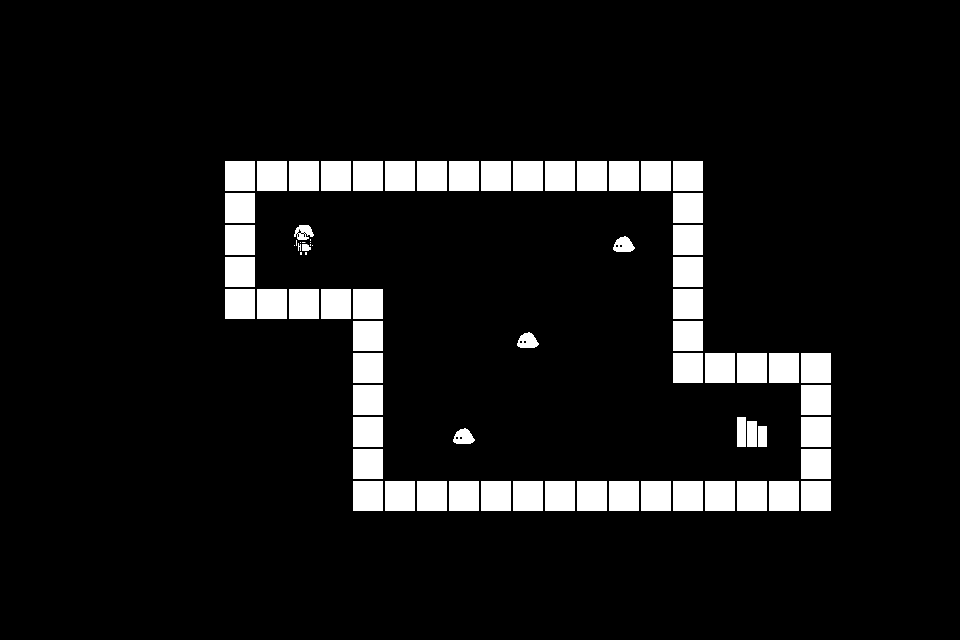

Tiled map render using the project's own tile images. Description and the whole map definition, tile-layer contents included, below:
An orthogonal 30x20 tile map with 32x32 px tiles, 3 tile layers (Tile Layer 1, Tile Layer 2, Tile Layer 3).

<map version="1.10" tiledversion="1.11.0" orientation="orthogonal" renderorder="right-down" width="30" height="20" tilewidth="32" tileheight="32" infinite="0" nextlayerid="4" nextobjectid="1">
 <tileset firstgid="1" source="tileset.tsx" />
 <layer id="1" name="Tile Layer 1" width="30" height="20">
  <data encoding="csv">
3,3,3,3,3,3,3,3,3,3,3,3,3,3,3,3,3,3,3,3,3,3,3,3,3,3,3,3,3,3,
3,3,3,3,3,3,3,3,3,3,3,3,3,3,3,3,3,3,3,3,3,3,3,3,3,3,3,3,3,3,
3,3,3,3,3,3,3,3,3,3,3,3,3,3,3,3,3,3,3,3,3,3,3,3,3,3,3,3,3,3,
3,3,3,3,3,3,3,3,3,3,3,3,3,3,3,3,3,3,3,3,3,3,3,3,3,3,3,3,3,3,
3,3,3,3,3,3,3,3,3,3,3,3,3,3,3,3,3,3,3,3,3,3,3,3,3,3,3,3,3,3,
3,3,3,3,3,3,3,3,3,3,3,3,3,3,3,3,3,3,3,3,3,3,3,3,3,3,3,3,3,3,
3,3,3,3,3,3,3,3,3,3,3,3,3,3,3,3,3,3,3,3,3,3,3,3,3,3,3,3,3,3,
3,3,3,3,3,3,3,3,3,3,3,3,3,3,3,3,3,3,3,3,3,3,3,3,3,3,3,3,3,3,
3,3,3,3,3,3,3,3,3,3,3,3,3,3,3,3,3,3,3,3,3,3,3,3,3,3,3,3,3,3,
3,3,3,3,3,3,3,3,3,3,3,3,3,3,3,3,3,3,3,3,3,3,3,3,3,3,3,3,3,3,
3,3,3,3,3,3,3,3,3,3,3,3,3,3,3,3,3,3,3,3,3,3,3,3,3,3,3,3,3,3,
3,3,3,3,3,3,3,3,3,3,3,3,3,3,3,3,3,3,3,3,3,3,3,3,3,3,3,3,3,3,
3,3,3,3,3,3,3,3,3,3,3,3,3,3,3,3,3,3,3,3,3,3,3,3,3,3,3,3,3,3,
3,3,3,3,3,3,3,3,3,3,3,3,3,3,3,3,3,3,3,3,3,3,3,3,3,3,3,3,3,3,
3,3,3,3,3,3,3,3,3,3,3,3,3,3,3,3,3,3,3,3,3,3,3,3,3,3,3,3,3,3,
3,3,3,3,3,3,3,3,3,3,3,3,3,3,3,3,3,3,3,3,3,3,3,3,3,3,3,3,3,3,
3,3,3,3,3,3,3,3,3,3,3,3,3,3,3,3,3,3,3,3,3,3,3,3,3,3,3,3,3,3,
3,3,3,3,3,3,3,3,3,3,3,3,3,3,3,3,3,3,3,3,3,3,3,3,3,3,3,3,3,3,
3,3,3,3,3,3,3,3,3,3,3,3,3,3,3,3,3,3,3,3,3,3,3,3,3,3,3,3,3,3,
3,3,3,3,3,3,3,3,3,3,3,3,3,3,3,3,3,3,3,3,3,3,3,3,3,3,3,3,3,3
</data>
 </layer>
 <layer id="2" name="Tile Layer 2" width="30" height="20">
  <data encoding="csv">
0,0,0,0,0,0,0,0,0,0,0,0,0,0,0,0,0,0,0,0,0,0,0,0,0,0,0,0,0,0,
0,0,0,0,0,0,0,0,0,0,0,0,0,0,0,0,0,0,0,0,0,0,0,0,0,0,0,0,0,0,
0,0,0,0,0,0,0,0,0,0,0,0,0,0,0,0,0,0,0,0,0,0,0,0,0,0,0,0,0,0,
0,0,0,0,0,0,0,0,0,0,0,0,0,0,0,0,0,0,0,0,0,0,0,0,0,0,0,0,0,0,
0,0,0,0,0,0,0,0,0,0,0,0,0,0,0,0,0,0,0,0,0,0,0,0,0,0,0,0,0,0,
0,0,0,0,0,0,0,4,4,4,4,4,4,4,4,4,4,4,4,4,4,4,0,0,0,0,0,0,0,0,
0,0,0,0,0,0,0,4,0,0,0,0,0,0,0,0,0,0,0,0,0,4,0,0,0,0,0,0,0,0,
0,0,0,0,0,0,0,4,0,0,0,0,0,0,0,0,0,0,0,0,0,4,0,0,0,0,0,0,0,0,
0,0,0,0,0,0,0,4,0,0,0,0,0,0,0,0,0,0,0,0,0,4,0,0,0,0,0,0,0,0,
0,0,0,0,0,0,0,4,4,4,4,4,0,0,0,0,0,0,0,0,0,4,0,0,0,0,0,0,0,0,
0,0,0,0,0,0,0,0,0,0,0,4,0,0,0,0,0,0,0,0,0,4,0,0,0,0,0,0,0,0,
0,0,0,0,0,0,0,0,0,0,0,4,0,0,0,0,0,0,0,0,0,4,4,4,4,4,0,0,0,0,
0,0,0,0,0,0,0,0,0,0,0,4,0,0,0,0,0,0,0,0,0,0,0,0,0,4,0,0,0,0,
0,0,0,0,0,0,0,0,0,0,0,4,0,0,0,0,0,0,0,0,0,0,0,0,0,4,0,0,0,0,
0,0,0,0,0,0,0,0,0,0,0,4,0,0,0,0,0,0,0,0,0,0,0,0,0,4,0,0,0,0,
0,0,0,0,0,0,0,0,0,0,0,4,4,4,4,4,4,4,4,4,4,4,4,4,4,4,0,0,0,0,
0,0,0,0,0,0,0,0,0,0,0,0,0,0,0,0,0,0,0,0,0,0,0,0,0,0,0,0,0,0,
0,0,0,0,0,0,0,0,0,0,0,0,0,0,0,0,0,0,0,0,0,0,0,0,0,0,0,0,0,0,
0,0,0,0,0,0,0,0,0,0,0,0,0,0,0,0,0,0,0,0,0,0,0,0,0,0,0,0,0,0,
0,0,0,0,0,0,0,0,0,0,0,0,0,0,0,0,0,0,0,0,0,0,0,0,0,0,0,0,0,0
</data>
 </layer>
 <layer id="3" name="Tile Layer 3" width="30" height="20">
  <data encoding="csv">
0,0,0,0,0,0,0,0,0,0,0,0,0,0,0,0,0,0,0,0,0,0,0,0,0,0,0,0,0,0,
0,0,0,0,0,0,0,0,0,0,0,0,0,0,0,0,0,0,0,0,0,0,0,0,0,0,0,0,0,0,
0,0,0,0,0,0,0,0,0,0,0,0,0,0,0,0,0,0,0,0,0,0,0,0,0,0,0,0,0,0,
0,0,0,0,0,0,0,0,0,0,0,0,0,0,0,0,0,0,0,0,0,0,0,0,0,0,0,0,0,0,
0,0,0,0,0,0,0,0,0,0,0,0,0,0,0,0,0,0,0,0,0,0,0,0,0,0,0,0,0,0,
0,0,0,0,0,0,0,0,0,0,0,0,0,0,0,0,0,0,0,0,0,0,0,0,0,0,0,0,0,0,
0,0,0,0,0,0,0,0,0,0,0,0,0,0,0,0,0,0,0,0,0,0,0,0,0,0,0,0,0,0,
0,0,0,0,0,0,0,0,0,6,0,0,0,0,0,0,0,0,0,7,0,0,0,0,0,0,0,0,0,0,
0,0,0,0,0,0,0,0,0,0,0,0,0,0,0,0,0,0,0,0,0,0,0,0,0,0,0,0,0,0,
0,0,0,0,0,0,0,0,0,0,0,0,0,0,0,0,0,0,0,0,0,0,0,0,0,0,0,0,0,0,
0,0,0,0,0,0,0,0,0,0,0,0,0,0,0,0,7,0,0,0,0,0,0,0,0,0,0,0,0,0,
0,0,0,0,0,0,0,0,0,0,0,0,0,0,0,0,0,0,0,0,0,0,0,0,0,0,0,0,0,0,
0,0,0,0,0,0,0,0,0,0,0,0,0,0,0,0,0,0,0,0,0,0,0,0,0,0,0,0,0,0,
0,0,0,0,0,0,0,0,0,0,0,0,0,0,7,0,0,0,0,0,0,0,0,5,0,0,0,0,0,0,
0,0,0,0,0,0,0,0,0,0,0,0,0,0,0,0,0,0,0,0,0,0,0,0,0,0,0,0,0,0,
0,0,0,0,0,0,0,0,0,0,0,0,0,0,0,0,0,0,0,0,0,0,0,0,0,0,0,0,0,0,
0,0,0,0,0,0,0,0,0,0,0,0,0,0,0,0,0,0,0,0,0,0,0,0,0,0,0,0,0,0,
0,0,0,0,0,0,0,0,0,0,0,0,0,0,0,0,0,0,0,0,0,0,0,0,0,0,0,0,0,0,
0,0,0,0,0,0,0,0,0,0,0,0,0,0,0,0,0,0,0,0,0,0,0,0,0,0,0,0,0,0,
0,0,0,0,0,0,0,0,0,0,0,0,0,0,0,0,0,0,0,0,0,0,0,0,0,0,0,0,0,0
</data>
 </layer>
</map>
